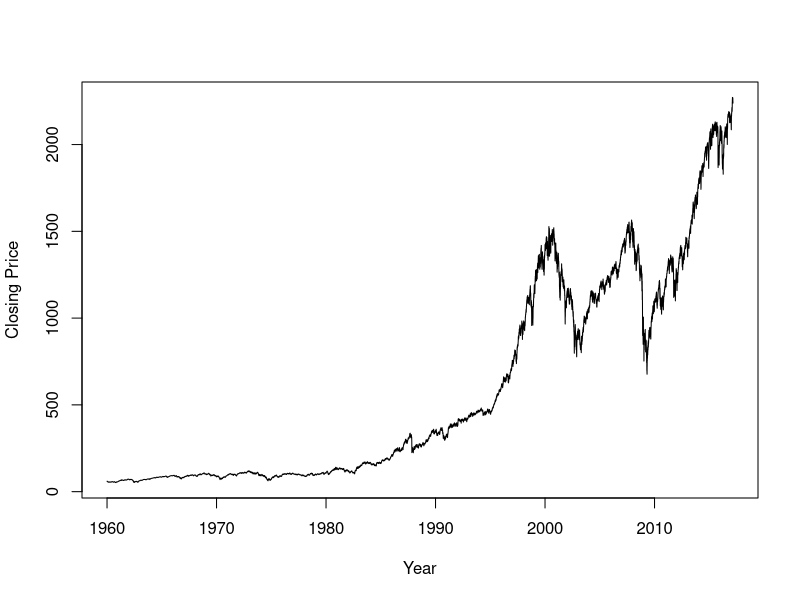

Write R code to recreate this figure.
sp500_31 = scan('sp500_31Dec59-30Dec16.txt')
sp500_31 = ts(sp500_31, frequency = 251, start = 1960)
plot(sp500_31, xlab = 'Year', ylab = 'Closing Price')